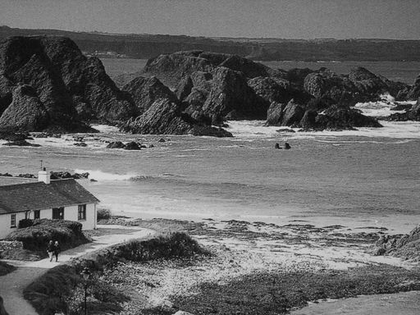
%> input picture ECES435/Assignment4/Assignment4Files/blockArtifacts1.tif, 420 x 315 px, shrunk from 512 x 384 before the run
$ octave lab4.m   (GNU Octave 9; MATLAB toolbox functions it lacks are replaced by stand-ins)
%> lines starting %> are read from the running program, lines starting %| are printed output that depends on the picture
### ECES435/Assignment4/blockDetect.m
function [ k ] = blockDetect( im )
%blockDetect implements the Fan and de Quieroz?s JPEG blocking artifact
    % detecting algorithm. inputs any image and output the k, blcoking
    % strength value.
    Zp=[];
    Zpp=[];
    [r,c]=size(im);
    for i=1:8:r-8 % dont do the last 8x8 block in row or cols
        for j=1:8:c-8
            grid=im(i:i+7,j:j+7); % grid plus one
            A=grid(4,4);
            B=grid(4,5);
            C=grid(5,4);
            D=grid(5,5);
            Zp=[Zp, double(abs(A-B-C+D))];
            E=grid(8,8);
            F=im(i+7,j+8);
            G=im(i+8,j+7);
            H=im(i+8,j+8);
            Zpp=[Zpp, double(abs(E-F-G+H))];
        end
    end
    % 2)
    figure
    HI=histogram(Zp,255);
    HI.Normalization = 'probability';
    hold on
    HII=histogram(Zpp,255);
    HII.Normalization = 'probability';
    legend('Normalized center values','Normalized edge values')
    % 3)
    k=sum(abs(HI.Values-HII.Values));
    n=0.25;
    % 4)
    jpegDetect = (k>n);
    fprintf('The strength of the blocking fingerprint is %d.\n',k);
    if jpegDetect==1
        fprintf('So the image was JPEG compressed \n')
    else
        fprintf('So the image was not JPEG compressed \n')
    end

end

### ECES435/Assignment4/lab4.m
% Feb 16, 2018
% Brian Hosler & Sarah Peachey
% Assignment 4
clear
close all
clc
%% Part 1
% extract the metadata tag associated with image
%   1) reading the quatization tables used to encode and decode in the
%   jpeg header
%   2) compare to list of digital camera models
% Need wine to use JPEGsnoop.exe :(


%% Part 2

im1=imread('Assignment4Files/blockArtifacts1.tif');
%> im1 is the input picture: size 315x420 uint8; min 0, max 224, mean 100.8
k1=blockDetect(im1);
%> after the loop in blockDetect, `for i=1:8:r-8`: Zp = 2028 values, max 213 at index 875, min 11 at index 581, mean 101.2; Zpp = 2028 values, max 218 at index 1107, min 11 at index 313, mean 101.1
%> in blockDetect, `k=sum(abs(HI.Values-HII.Values));`: k = 1486
%> in blockDetect, `jpegDetect = (k>n);`: jpegDetect = true
%| The strength of the blocking fingerprint is 1486.
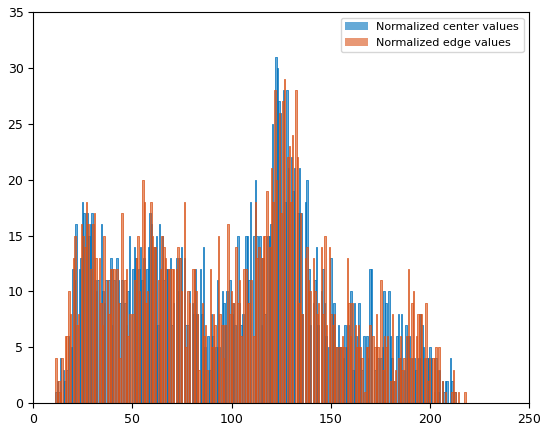
%> figure redrawn from the program's plot data; tallest bar 31 high, from x = 121.9 to 122.7; tallest bar 29 high, from x = 126.3 to 127.1
%> k1 = 1486

im2=imread('Assignment4Files/blockArtifacts2.tif');
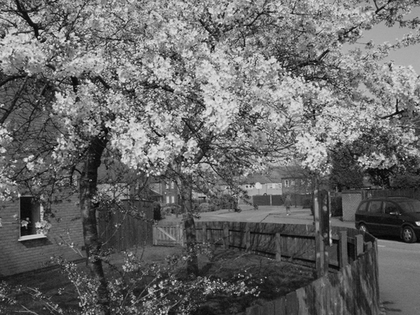
%> input picture ECES435/Assignment4/Assignment4Files/blockArtifacts2.tif, 420 x 315 px, shrunk from 512 x 384 before the run
%> im2 is the input picture: size 315x420 uint8; min 0, max 243, mean 103
k1=blockDetect(im2);
%| The strength of the blocking fingerprint is 1234.
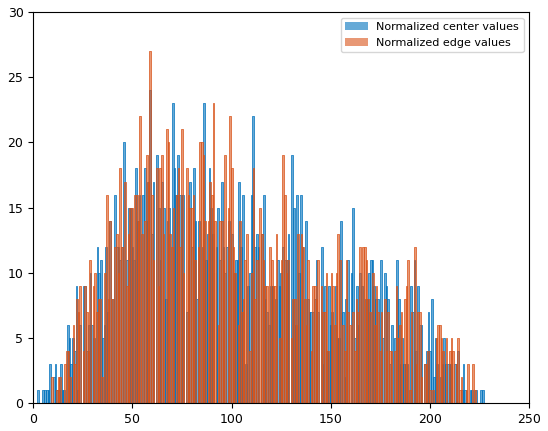
%> figure redrawn from the program's plot data; tallest bar 24 high, from x = 58.47 to 59.35; tallest bar 27 high, from x = 58.51 to 59.35
%> k1 = 1234

im3=imread('Assignment4Files/blockArtifacts3.tif');
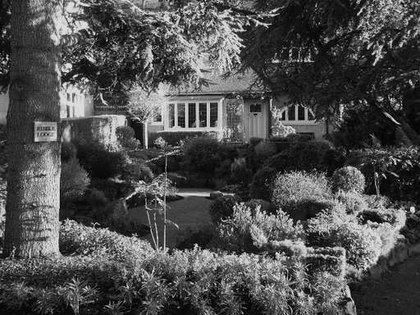
%> input picture ECES435/Assignment4/Assignment4Files/blockArtifacts3.tif, 420 x 315 px, shrunk from 512 x 384 before the run
%> im3 is the input picture: size 315x420 uint8; min 0, max 249, mean 77
k1=blockDetect(im2);
%| The strength of the blocking fingerprint is 1234.

type('blockDetect.m')
